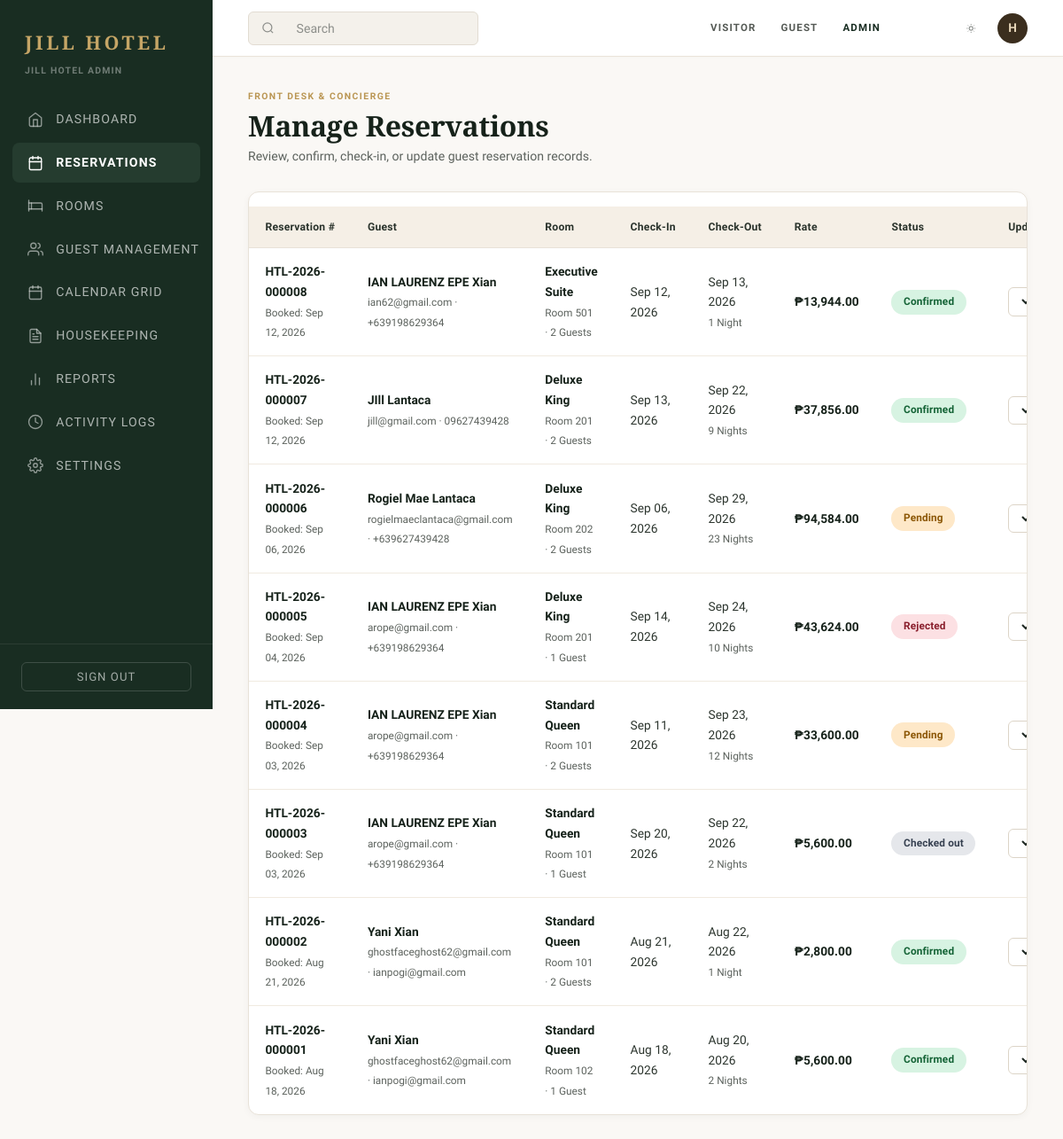
/admin/reservations/index.php (signed in), run on the app's committed database.
### tables this page shows
CREATE TABLE `reservations` (
  `id` int(11) NOT NULL AUTO_INCREMENT,
  `reservation_number` varchar(30) NOT NULL,
  `user_id` int(11) NOT NULL,
  `room_id` int(11) NOT NULL,
  `check_in` date NOT NULL,
  `check_out` date NOT NULL,
  `guests` int(11) NOT NULL,
  `adults` int(11) NOT NULL,
  `children` int(11) DEFAULT 0,
  `nights` int(11) NOT NULL,
  `price_per_night` decimal(10,2) NOT NULL,
  `subtotal` decimal(10,2) NOT NULL,
  `tax` decimal(10,2) NOT NULL DEFAULT 0.00,
  `discount` decimal(10,2) NOT NULL DEFAULT 0.00,
  `total_amount` decimal(10,2) NOT NULL,
  `special_requests` text DEFAULT NULL,
  `status` enum('PENDING','CONFIRMED','CHECKED_IN','CHECKED_OUT','CANCELLED','REJECTED','EXPIRED') DEFAULT 'PENDING',
  `created_at` timestamp NOT NULL DEFAULT current_timestamp(),
  `updated_at` timestamp NOT NULL DEFAULT current_timestamp() ON UPDATE current_timestamp(),
  PRIMARY KEY (`id`),
  UNIQUE KEY `reservation_number` (`reservation_number`),
  KEY `user_id` (`user_id`),
  KEY `room_id` (`room_id`),
  KEY `status` (`status`),
  KEY `check_in` (`check_in`,`check_out`),
  CONSTRAINT `reservations_ibfk_1` FOREIGN KEY (`user_id`) REFERENCES `users` (`id`),
  CONSTRAINT `reservations_ibfk_2` FOREIGN KEY (`room_id`) REFERENCES `rooms` (`id`)
);

CREATE TABLE `users` (
  `id` int(11) NOT NULL AUTO_INCREMENT,
  `first_name` varchar(80) NOT NULL,
  `last_name` varchar(80) NOT NULL,
  `email` varchar(160) NOT NULL,
  `password` varchar(255) NOT NULL,
  `phone` varchar(50) DEFAULT NULL,
  `address` text DEFAULT NULL,
  `role` enum('CUSTOMER','ADMIN') NOT NULL DEFAULT 'CUSTOMER',
  `status` enum('PENDING_VERIFICATION','ACTIVE','SUSPENDED','DEACTIVATED') NOT NULL DEFAULT 'PENDING_VERIFICATION',
  `created_at` timestamp NOT NULL DEFAULT current_timestamp(),
  `updated_at` timestamp NOT NULL DEFAULT current_timestamp() ON UPDATE current_timestamp(),
  `email_verified` tinyint(1) NOT NULL DEFAULT 0,
  `verified_at` datetime DEFAULT NULL,
  `last_login` datetime DEFAULT NULL,
  `housekeeping` tinyint(1) NOT NULL DEFAULT 0,
  PRIMARY KEY (`id`),
  UNIQUE KEY `email` (`email`),
  KEY `email_2` (`email`),
  KEY `role` (`role`,`status`)
);

CREATE TABLE `rooms` (
  `id` int(11) NOT NULL AUTO_INCREMENT,
  `room_number` varchar(20) NOT NULL,
  `room_type_id` int(11) NOT NULL,
  `title` varchar(160) NOT NULL,
  `description` text DEFAULT NULL,
  `price_per_night` decimal(10,2) NOT NULL,
  `max_guests` int(11) NOT NULL,
  `bed_type` varchar(80) DEFAULT NULL,
  `size` varchar(50) DEFAULT NULL,
  `floor` varchar(20) DEFAULT NULL,
  `status` enum('AVAILABLE','OCCUPIED','BOOKED','CHECKED_IN','CHECKED_OUT','MAINTENANCE','NEEDS_CLEANING','INSPECTED','INACTIVE') NOT NULL DEFAULT 'AVAILABLE',
  `featured` tinyint(1) DEFAULT 0,
  `created_at` timestamp NOT NULL DEFAULT current_timestamp(),
  `updated_at` timestamp NOT NULL DEFAULT current_timestamp() ON UPDATE current_timestamp(),
  PRIMARY KEY (`id`),
  UNIQUE KEY `room_number` (`room_number`),
  KEY `room_type_id` (`room_type_id`),
  KEY `status` (`status`),
  CONSTRAINT `rooms_ibfk_1` FOREIGN KEY (`room_type_id`) REFERENCES `room_types` (`id`)
);

### includes/bootstrap.php (called while the page is built, shortened)
<?php
function e(?string $value): string { return htmlspecialchars((string)$value, ENT_QUOTES | ENT_SUBSTITUTE, 'UTF-8'); }

### admin/reservations/index.php (the view, shortened to what this page needs)
<?php
$pdo = db();
$rows = $pdo->query("
    SELECT r.*, rm.title, rm.room_number, u.first_name, u.last_name, u.email, u.phone
    FROM reservations r
    JOIN rooms rm ON rm.id = r.room_id
    JOIN users u ON u.id = r.user_id
    ORDER BY r.created_at DESC
")->fetchAll();
require __DIR__ . '/../../includes/header.php';
?>
<div class="admin-page-heading">
    <div>
        <span class="kicker">FRONT DESK &amp; CONCIERGE</span>
        <h1>Manage Reservations</h1>
        <p>Review, confirm, check-in, or update guest reservation records.</p>
    </div>
</div>
<div class="admin-panel">
    <div class="table-scroll">
        <table class="admin-tbl">
            <thead>
                <tr>
                    <th>Reservation #</th>
                    <th>Guest</th>
                    <th>Room</th>
                    <th>Check-In</th>
                    <th>Check-Out</th>
                    <th>Rate</th>
                    <th>Status</th>
                    <th>Update</th>
                </tr>
            </thead>
            <tbody>
                <?php foreach ($rows as $r): ?>
                    <tr>
                        <td>
                            <strong><?=e($r['reservation_number'])?></strong>
                            <br><small style="color:var(--text-secondary);font-size:0.74rem;">Booked: <?=date('M d, Y', strtotime($r['created_at']))?></small>
                        </td>
                        <td>
                            <strong><?=e($r['first_name'] . ' ' . $r['last_name'])?></strong>
                            <br><small style="color:var(--text-secondary);font-size:0.74rem;"><?=e($r['email'])?><?=!empty($r['phone']) ? ' &middot; ' . e($r['phone']) : ''?></small>
                        </td>
                        <td>
                            <strong><?=e($r['title'])?></strong>
                            <br><small style="color:var(--text-secondary);font-size:0.74rem;">Room <?=e($r['room_number'])?> &middot; <?=$r['guests']?> Guest<?=$r['guests'] > 1 ? 's' : ''?></small>
                        </td>
                        <td><?=date('M d, Y', strtotime($r['check_in']))?></td>
                        <td>
                            <?=date('M d, Y', strtotime($r['check_out']))?>
                            <br><small style="color:var(--text-secondary);font-size:0.74rem;"><?=$r['nights']?> Night<?=$r['nights'] > 1 ? 's' : ''?></small>
                        </td>
                        <td><strong>₱<?=number_format((float)$r['total_amount'], 2)?></strong></td>
                        <td>
                            <span class="s-badge <?=e(strtolower($r['status']))?>">
                                <?=e(ucfirst(strtolower(str_replace('_', ' ', $r['status']))))?>
                            </span>
                        </td>
                        <td>
                            <form method="post" action="index.php" style="display:flex;gap:0.4rem;align-items:center;">
                                <select name="action" class="admin-select" aria-label="Action for <?=e($r['reservation_number'])?>">
                                    <option value="confirm"   <?=$r['status']==='CONFIRMED'  ?'selected':''?>>Confirm</option>
                                    <option value="check_out" <?=$r['status']==='CHECKED_OUT'?'selected':''?>>Check Out</option>
                                    <option value="reject"    <?=$r['status']==='REJECTED'   ?'selected':''?>>Reject</option>
                                </select>
                            </form>
                        </td>
                    </tr>
                <?php endforeach; ?>
            </tbody>
        </table>
    </div>
</div>
<?php require __DIR__ . '/../../includes/footer.php'; ?>

### assets/css/base.css (style rules this page uses)
*, *::before, *::after { box-sizing: border-box; margin: 0; padding: 0; }
html { font-size: 16px; scroll-behavior: smooth; -webkit-text-size-adjust: 100%; }
body { font-family: 'Plus Jakarta Sans', -apple-system, BlinkMacSystemFont, "Segoe UI", Roboto, sans-serif; font-size: 0.95rem; line-height: 1.65; background-color: var(--bg-primary, #FAF8F5); color: var(--text-primary, #2A2D2A); min-height: 100vh; display: flex; flex-direction: column; overflow-x: hidden; -webkit-font-smoothing: antialiased; -moz-osx-font-smoothing: grayscale; }
h1, h2, h3, h4, h5, h6, .serif, .brand, .section-title { font-family: 'Playfair Display', Georgia, serif; font-weight: 500; line-height: 1.2; color: var(--text-heading, #15221B); letter-spacing: -0.01em; }
h1 { font-size: clamp(2rem, 3.5vw, 3.25rem); margin-bottom: 0.75rem; }
p { margin-bottom: 1rem; color: var(--text-secondary, #5C625D); }
p:last-child { margin-bottom: 0; }
.kicker, .eyebrow, .eyebrow-title { font-family: 'Plus Jakarta Sans', sans-serif; font-size: 0.75rem; font-weight: 700; text-transform: uppercase; letter-spacing: 0.18em; color: var(--accent, #B89650); margin-bottom: 0.5rem; display: block; }
form { width: 100%; }
input, select, textarea { width: 100%; font-family: inherit; font-size: 0.92rem; color: var(--text-primary, #2A2D2A); background-color: var(--surface, #FFFFFF); border: 1px solid var(--border-color, #E2DBD0); border-radius: 4px; padding: 0.75rem 0.95rem; transition: border-color 0.2s ease, box-shadow 0.2s ease; outline: none; }
.table-scroll { overflow-x: auto; width: 100%; margin-top: 1rem; -webkit-overflow-scrolling: touch; }
table { width: 100%; border-collapse: collapse; font-size: 0.88rem; text-align: left; }
th { font-family: 'Plus Jakarta Sans', sans-serif; font-size: 0.72rem; font-weight: 700; text-transform: uppercase; letter-spacing: 0.08em; color: var(--text-secondary, #5C625D); padding: 0.85rem 1rem; background-color: var(--surface-muted, #F4EFE6); border-bottom: 1px solid var(--border-color, #E2DBD0); }
td { padding: 1rem; border-bottom: 1px solid var(--border-color, #EDE7DD); color: var(--text-primary, #2A2D2A); vertical-align: middle; }
tr:last-child td { border-bottom: none; }
tbody tr { transition: background-color 0.15s ease; }

### assets/css/luxury.css (style rules this page uses)
:root { --navy:#17324d;--gold:#c9a66b;--ivory:#f7f4ee;--ink:#101820;--muted:#77736c;--white:#fff;--line:#e7dfd2 }
body { background:#FAF8F5;color:var(--ink);font-family:Inter,Arial,sans-serif }
.brand,h1,h2,h3,.display { font-family:'Playfair Display',Georgia,serif }
.kicker { font-size:11px;font-weight:700;letter-spacing:.2em;color:var(--gold);margin:0 0 18px }

### assets/css/theme.css (style rules this page uses)
:root { color-scheme: light; --bg-primary: #FAF8F5; --bg-secondary: #F4EFE6; --surface: #FFFFFF; --surface-muted: #F5EFE6; --surface-hover: rgba(184, 150, 80, 0.05); --text-primary: #2A2D2A; --text-secondary: #5C625D; --text-heading: #15221B; --text-on-dark: #FAF8F5; --border-color: #E8E2D7; --border-light: #F0EBE2; --brand: #1C3328; --brand-deep: #12241C; --accent: #B89650; --accent-light: #DFC58C; --accent-dark: #8E7134; --accent-strong: #8b6d32; --button-bg: #1C3328; --button-text: #FAF8F5; --button-hover: #12241C; --focus-ring: rgba(184, 150, 80, 0.35); --success-bg: #ECFDF5; --success-text: #065F46; --error-bg: #FEF2F2; --error-text: #991B1B; --warning-bg: #FFFBEB; --warning-text: #92400E; --shadow-sm: 0 2px 8px rgba(28, 33, 29, 0.04); --shadow-md: 0 8px 24px rgba(28, 33, 29, 0.06); --shadow-lg: 0 16px 42px rgba(28, 51, 40, 0.1); }
html, body { background-color: var(--bg-primary, #FAF8F5); color: var(--text-primary); }
html[data-theme="light"] body, html:not([data-theme="dark"]) body { background-color: #FAF8F5 !important; }
h1, h2, h3, h4, h5, h6, .section-title { color: var(--text-heading); }
input, select, textarea { color: var(--text-primary); }
table { color: var(--text-primary); }
th { color: var(--text-secondary); border-bottom-color: var(--border-color); }
td { color: var(--text-primary); border-bottom-color: var(--border-light); }

### data on the page
reservations: reservation_number "HTL-2026-000008", created_at "Sep 12, 2026", user.last_name "IAN LAURENZ EPE Xian", user.email "ian62@gmail.com", user.phone "+639198629364", room.title "Executive Suite", room.room_number "501", guests "2", check_in "Sep 12, 2026", check_out "Sep 13, 2026", nights "1", total_amount "13,944.00", status "Confirmed", action "Confirm"
reservations: reservation_number "HTL-2026-000007", created_at "Sep 12, 2026", user.last_name "JIll Lantaca", user.email "jill@gmail.com", user.phone "09627439428", room.title "Deluxe King", room.room_number "201", guests "2", check_in "Sep 13, 2026", check_out "Sep 22, 2026", nights "9", total_amount "37,856.00", status "Confirmed", action "Confirm"
reservations: reservation_number "HTL-2026-000006", created_at "Sep 06, 2026", user.last_name "Rogiel Mae Lantaca", user.email "rogielmaeclantaca@gmail.com", user.phone "+639627439428", room.title "Deluxe King", room.room_number "202", guests "2", check_in "Sep 06, 2026", check_out "Sep 29, 2026", nights "23", total_amount "94,584.00", status "Pending", action "Confirm"
reservations: reservation_number "HTL-2026-000005", created_at "Sep 04, 2026", user.last_name "IAN LAURENZ EPE Xian", user.email "arope@gmail.com", user.phone "+639198629364", room.title "Deluxe King", room.room_number "201", guests "1", check_in "Sep 14, 2026", check_out "Sep 24, 2026", nights "10", total_amount "43,624.00", status "Rejected", action "Reject"
reservations: reservation_number "HTL-2026-000004", created_at "Sep 03, 2026", user.last_name "IAN LAURENZ EPE Xian", user.email "arope@gmail.com", user.phone "+639198629364", room.title "Standard Queen", room.room_number "101", guests "2", check_in "Sep 11, 2026", check_out "Sep 23, 2026", nights "12", total_amount "33,600.00", status "Pending", action "Confirm"
reservations: reservation_number "HTL-2026-000003", created_at "Sep 03, 2026", user.last_name "IAN LAURENZ EPE Xian", user.email "arope@gmail.com", user.phone "+639198629364", room.title "Standard Queen", room.room_number "101", guests "1", check_in "Sep 20, 2026", check_out "Sep 22, 2026", nights "2", total_amount "5,600.00", status "Checked out", action "Check Out"
reservations: reservation_number "HTL-2026-000002", created_at "Aug 21, 2026", user.last_name "Yani Xian", user.email "ghostfaceghost62@gmail.com", user.phone "ianpogi@gmail.com", room.title "Standard Queen", room.room_number "101", guests "2", check_in "Aug 21, 2026", check_out "Aug 22, 2026", nights "1", total_amount "2,800.00", status "Confirmed", action "Confirm"
reservations: reservation_number "HTL-2026-000001", created_at "Aug 18, 2026", user.last_name "Yani Xian", user.email "ghostfaceghost62@gmail.com", user.phone "ianpogi@gmail.com", room.title "Standard Queen", room.room_number "102", guests "1", check_in "Aug 18, 2026", check_out "Aug 20, 2026", nights "2", total_amount "5,600.00", status "Confirmed", action "Confirm"

### other printed values
substr(user()['first_name'] ?? user()['name'] ?? 'A', 0, 1) "H"
